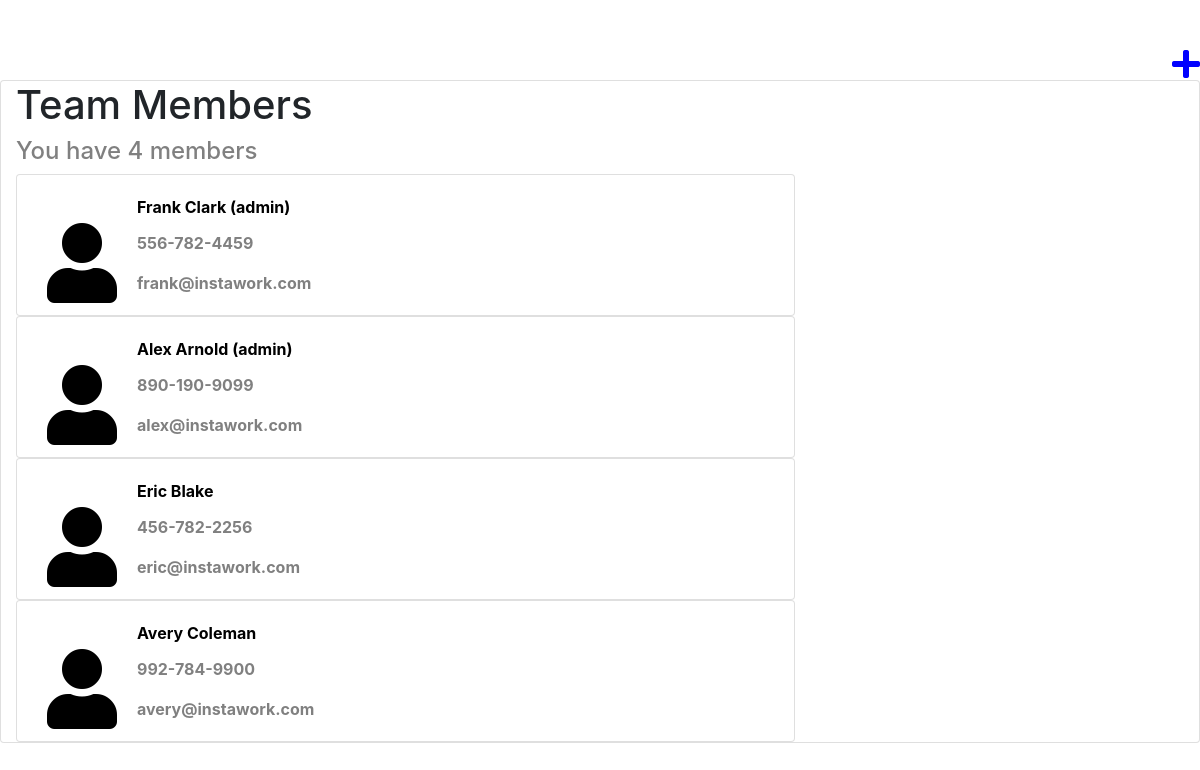
Screenshot of /members/list/ with the database file from the repository.
### teamlist/models.py (models this page shows)
class TeamMember(models.Model):
    first_name = models.CharField(max_length=100)
    last_name = models.CharField(max_length=100)
    email=models.EmailField(verbose_name='email address' ,
                            max_length=255,
                            unique=True,
    )
    phone=models.CharField(max_length=20,blank=True , validators = [RegexValidator('^\d{3}-\d{3}-\d{4}$' , message='Please enter a valid phone number'),])
    USER_REGULAR = 'USER_REGULAR'
    USER_ADMIN = 'USER_ADMIN'
    USER_CHOICES = (
        (USER_REGULAR , 'REGULAR - Can\'t delete members'),
        (USER_ADMIN , 'ADMIN - Can delete members')
    )
    user_type = models.CharField(max_length=20 , choices=USER_CHOICES , blank=False , default=USER_REGULAR)

### teamlist/views.py (the view)
# urls.py: path('list/' , ListUserView.as_view() , name='list'),
class ListUserView(ListView):
    model = TeamMember
    template_name = 'listusers.html'

### teamlist/templates/listusers.html
  {% extends 'base.html' %}
  {% block content %}
<a href="/members/create"><i class="fas fa-plus fa-2x mt-5" style="float:right;color:blue"></i></a>
<div class="container-fluid card mb-3">
<h1>Team Members</h1>
{% if  object_list|length == 1 %}
<h4 style="color:#808080">You have {{ object_list | length }} member</h4>
{% else %}
<h4 style="color:#808080">You have {{ object_list | length }} members</h4>
{% endif %}
{% for member in object_list %}
<div class = "card col-md-8">
<div class="col-md-4" style="display:flex">
<a href = /members/{{ member.id }}/update>
    <i class="fa fa-user fa-5x mt-5 card-img" style="float:right;color:black"></i>
<div class ="card-body">
<p class = "card-title" style="color:black"><b>{{ member.first_name }}   {{member.last_name }} {% if member.user_type == 'USER_ADMIN' %}(admin){% endif %}</b></p>
<p class = "card-text" style="color:#808080"><b>{{ member.phone }}</b></p>
<div class="card-text" style="color:#808080"><b>{{  member.email }}</b></div>
</a>
</div>
</div>
</div>
{% endfor %}
{% endblock %}

### rows the page displays
TeamMember: first_name "Frank", last_name "Clark", user_type "(admin)", phone "556-782-4459", email "frank@instawork.com"
TeamMember: first_name "Alex", last_name "Arnold", user_type "(admin)", phone "890-190-9099", email "alex@instawork.com"
TeamMember: first_name "Eric", last_name "Blake", phone "456-782-2256", email "eric@instawork.com"
TeamMember: first_name "Avery", last_name "Coleman", phone "992-784-9900", email "avery@instawork.com"

### other values shown
{{ object_list | length }} "4"
